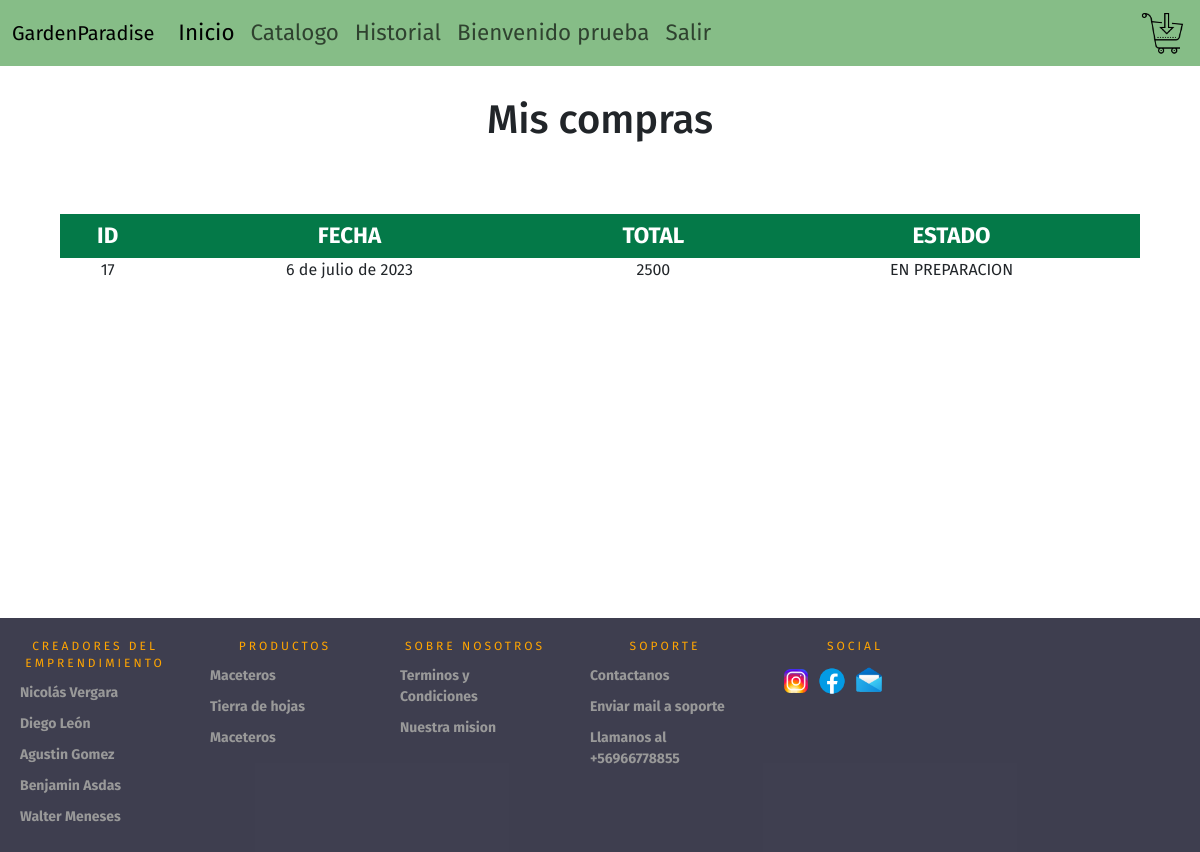
/historial (signed in), run on the app's committed database.
### core/models.py (models this page shows, shortened)
class Venta(models.Model):
    id = models.AutoField(primary_key=True)
    fecha = models.DateField(default=timezone.now())
    cliente = models.ForeignKey(to=User, on_delete=models.CASCADE)
    total = models.IntegerField()
    estado = models.CharField(max_length=20, default="EN PREPARACION")

### core/views.py (the view)
# urls.py: path("historial", historial, name="historial"),
def historial(request):
    if not request.user.is_authenticated:
        return redirect(to="login")
    compras = Venta.objects.filter(cliente=request.user)
    return render(request, 'core/historial.html', {"compras":compras})

### core/templates/core/historial.html (shortened to what this page needs)
{% extends 'core/base.html' %}
{% load static %}
{% block content %}
<h1 class="historial">Mis compras</h1>
<section id="catalogo">
    <table>
        <thead>
            <tr>
                <th>ID</th>
                <th>FECHA</th>
                <th>TOTAL</th>
                <th>ESTADO</th>
            </tr>
        </thead>
        <tbody>
            {% for fila in compras %}
            <tr>
                <td>{{fila.id}}</td>
                <td>{{fila.fecha}}</td>
                <td>{{fila.total}}</td>
                <td>{{fila.estado}}</td>
            </tr>
            {% endfor %}
        </tbody>
    </table>
</section>
<div class="row">
    <div class="col-12 col-md-6 offset-md-3">
        <div>
            <br>
            <br>
            <br>
            <br>
            <br>
            <br>
            <br>
            <br>
            <br>
        </div>
    </div>
</div>
{% endblock %}

### core/templates/core/base.html (shortened to what this page needs)
{% load static %}
<!DOCTYPE html>
<html lang="es">
<head>
    <link rel="stylesheet" href="{% static 'estilo.css'%}">
    <link rel="stylesheet" href="{% static 'estilos.css'%}">
    <link href="https://cdn.jsdelivr.net/npm/bootstrap@5.3.0-alpha3/dist/css/bootstrap.min.css" rel="stylesheet">
    </head>
    <header>
        <nav class="navbar navbar-expand " style="width: 100%; background-color: #328f3496; height: 70%;   font-size: 1.4rem;">
            <div class="container-fluid">
              <a class="navbar-brand" href="{% url 'home' %}">GardenParadise</a>
              <div class="collapse navbar-collapse" id="navbarSupportedContent">
                <ul class="navbar-nav me-auto mb-2 mb-lg-0">
                  <li class="nav-item">
                    <a class="nav-link active" aria-current="page" href="{% url 'home' %}">Inicio</a>
                  </li>
                  <li class="nav-item">
                    <a class="nav-link" href="{% url 'catalogo'%}">Catalogo</a>
                  </li>
                <li class="nav-item">
                  <a class="nav-link" href="{% url 'historial'%}">Historial</a>
                </li>
                  {% if not user.is_authenticated %}
                    <li class="nav-item">
                        <a class="nav-link" href="{% url 'registro' %}">Registrarse</a>
                    </li>
                    <li class="nav-item">
                        <a class="nav-link" href="{% url 'login' %}">Iniciar sesion</a>
                    </li>
                    {% else %}
                    <li class="nav-item">
                        <span class="usuario_conectado nav-link">Bienvenido {{ user.username }}</span>
                    </li>
                        <li class="nav-item">
                            <a class="nav-link" href="{% url 'logout' %}">Salir</a>
                        </li>
                        {% endif %}
                </ul>
                <li class="nav">
                    <li class="nav" >
                        <a href="{% url 'carrito'%}"><img src="{% static 'images/icons8-comprar-80.png' %}" alt="" style="width: 50px;"> </a>
                    </li>
                </li>
              </div>
            </div>
          </nav>
        </header>
        {% block content %}
        {% endblock %}
    <article>
      <div class="footer">
          <div class="contain">
              <div class="col">
                  <h1>Creadores del emprendimiento</h1>
                  <ul>
                      <li>Nicolás Vergara</li>
                      <li>Diego León</li>
                      <li>Agustin Gomez</li>
                      <li>Benjamin Asdas</li>
                      <li>Walter Meneses</li>
                  </ul>
              </div>
              <div class="col">
                  <h1>Productos</h1>
                  <ul>
                      <li>Maceteros</li>
                      <li>Tierra de hojas</li>
                      <li>Maceteros</li>
                  </ul>
              </div>
              <div class="col">
                  <h1>Sobre Nosotros</h1>
                  <ul>
                      <li>Terminos y Condiciones</li>
                      <li>Nuestra mision</li>
                  </ul>
              </div>
              <div class="col">
                  <h1>Soporte</h1>
                  <ul>
                      <li>Contactanos</li>
                      <li>Enviar mail a soporte</li>
                      <li>Llamanos al +56966778855</li>
                  </ul>
              </div>
              <div class="col social">
                  <h1>Social</h1>
                  <ul>
                      <li><img src="{% static 'images/icons8_instagram_50px.png' %}" width="32" style="width: 32px;"></li>
                      <li><img src="{% static 'images/icons8_facebook_50px.png' %}" width="32" style="width: 32px;"></li>
                      <li><img src="{% static 'images/mail_50px.png' %}" width="32" style="width: 32px;"></li>
                  </ul>
              </div>
          </div>
      </div>
  </article>
</html>

### core/static/estilo.css (style rules this page uses)
* { padding: 0; margin: 0; font-family: 'Fira Sans', sans-serif; }
h1 { font-size: 2.2rem; text-align: center; color: rgb(0, 0, 0); margin: 20px 0px; font-weight: bolder; }
.historial { margin-top: 30px; }
#catalogo { margin-top: 70px; width: 100%; display: flex; flex-wrap: wrap; column-gap: 40px; justify-content: space-evenly; row-gap: 20px; margin-block-end: 10%; }
table { width: 90%; }
thead { background-color: #047948; color: #ffffff; height: 30px; text-align: center; }
th { padding: 5px; font-size: 1.4rem; }
td { text-align: center; }

### core/static/estilos.css (style rules this page uses)
* { margin: 0; padding: 0; }
.footer { width: 100%; position: relative; height: auto; background-color:rgba(27, 27, 47, 0.842); }
.footer .col { width: 190px; height: auto; float: left; box-sizing: border-box; -webkit-box-sizing: border-box; -moz-box-sizing: border-box; padding: 0px 20px 20px 20px; }
.footer .col h1 { margin: 0; padding: 0; font-family: inherit; font-size: 12px; line-height: 17px; padding: 20px 0px 5px 0px; color: orange; font-weight: normal; text-transform: uppercase; letter-spacing: 0.250em; }
.footer .col ul { list-style-type: none; margin: 0; padding: 0; }
.footer .col ul li { color: #999999; font-size: 14px; font-family: inherit; font-weight: bold; padding: 5px 0px 5px 0px; cursor: pointer; transition: .2s; -webkit-transition: .2s; -moz-transition: .2s; }
.social ul li { display: inline-block; padding-right: 5px; }

### data on the page
Venta: id "17", fecha "6 de julio de 2023", total "2500", estado "EN PREPARACION"

### other printed values
{{ user.username }} "prueba"
